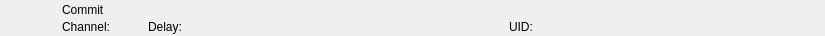
<?xml version="1.0" encoding="UTF-8"?>
<ui version="4.0">
 <class>RundownCommitWidget</class>
 <widget class="QWidget" name="RundownCommitWidget">
  <property name="geometry">
   <rect>
    <x>0</x>
    <y>0</y>
    <width>825</width>
    <height>36</height>
   </rect>
  </property>
  <layout class="QHBoxLayout" name="horizontalLayout">
   <property name="spacing">
    <number>0</number>
   </property>
   <property name="margin">
    <number>0</number>
   </property>
   <item>
    <widget class="QFrame" name="frameItem">
     <property name="sizePolicy">
      <sizepolicy hsizetype="Preferred" vsizetype="Fixed">
       <horstretch>0</horstretch>
       <verstretch>0</verstretch>
      </sizepolicy>
     </property>
     <property name="minimumSize">
      <size>
       <width>0</width>
       <height>36</height>
      </size>
     </property>
     <widget class="QLabel" name="labelIcon">
      <property name="geometry">
       <rect>
        <x>22</x>
        <y>2</y>
        <width>32</width>
        <height>32</height>
       </rect>
      </property>
      <property name="text">
       <string/>
      </property>
      <property name="pixmap">
       <pixmap resource="../Widgets.qrc">:/Graphics/Images/Commit.png</pixmap>
      </property>
      <property name="scaledContents">
       <bool>true</bool>
      </property>
     </widget>
     <widget class="QLabel" name="labelChannel">
      <property name="geometry">
       <rect>
        <x>62</x>
        <y>19</y>
        <width>77</width>
        <height>16</height>
       </rect>
      </property>
      <property name="text">
       <string>Channel:</string>
      </property>
     </widget>
     <widget class="QLabel" name="labelLabel">
      <property name="geometry">
       <rect>
        <x>62</x>
        <y>2</y>
        <width>561</width>
        <height>16</height>
       </rect>
      </property>
      <property name="text">
       <string>Commit</string>
      </property>
     </widget>
     <widget class="QLabel" name="labelColor">
      <property name="geometry">
       <rect>
        <x>0</x>
        <y>0</y>
        <width>18</width>
        <height>36</height>
       </rect>
      </property>
      <property name="text">
       <string/>
      </property>
     </widget>
     <widget class="QLabel" name="labelGroupColor">
      <property name="geometry">
       <rect>
        <x>0</x>
        <y>0</y>
        <width>6</width>
        <height>36</height>
       </rect>
      </property>
      <property name="text">
       <string/>
      </property>
     </widget>
     <widget class="QLabel" name="labelDevice">
      <property name="geometry">
       <rect>
        <x>240</x>
        <y>19</y>
        <width>260</width>
        <height>16</height>
       </rect>
      </property>
      <property name="text">
       <string></string>
      </property>
     </widget>
     <widget class="QLabel" name="labelDelay">
      <property name="geometry">
       <rect>
        <x>148</x>
        <y>19</y>
        <width>83</width>
        <height>16</height>
       </rect>
      </property>
      <property name="text">
       <string>Delay:</string>
      </property>
     </widget>
     <widget class="QLabel" name="labelRemoteTriggerId">
      <property name="geometry">
       <rect>
        <x>509</x>
        <y>19</y>
        <width>111</width>
        <height>16</height>
       </rect>
      </property>
      <property name="text">
       <string>UID:</string>
      </property>
     </widget>
    </widget>
   </item>
   <item>
    <widget class="QFrame" name="frameStatus">
     <property name="minimumSize">
      <size>
       <width>77</width>
       <height>0</height>
      </size>
     </property>
     <property name="maximumSize">
      <size>
       <width>77</width>
       <height>16777215</height>
      </size>
     </property>
     <widget class="QLabel" name="labelGpiConnected">
      <property name="geometry">
       <rect>
        <x>1</x>
        <y>2</y>
        <width>32</width>
        <height>32</height>
       </rect>
      </property>
      <property name="minimumSize">
       <size>
        <width>32</width>
        <height>32</height>
       </size>
      </property>
      <property name="maximumSize">
       <size>
        <width>32</width>
        <height>32</height>
       </size>
      </property>
      <property name="lineWidth">
       <number>0</number>
      </property>
      <property name="text">
       <string/>
      </property>
      <property name="pixmap">
       <pixmap resource="../Widgets.qrc">:/Graphics/Images/GpiConnected.png</pixmap>
      </property>
      <property name="scaledContents">
       <bool>true</bool>
      </property>
     </widget>
     <widget class="QLabel" name="labelDisconnected">
      <property name="geometry">
       <rect>
        <x>32</x>
        <y>2</y>
        <width>32</width>
        <height>32</height>
       </rect>
      </property>
      <property name="minimumSize">
       <size>
        <width>32</width>
        <height>32</height>
       </size>
      </property>
      <property name="maximumSize">
       <size>
        <width>32</width>
        <height>32</height>
       </size>
      </property>
      <property name="text">
       <string/>
      </property>
      <property name="pixmap">
       <pixmap resource="../Widgets.qrc">:/Graphics/Images/Disconnected.png</pixmap>
      </property>
      <property name="scaledContents">
       <bool>true</bool>
      </property>
     </widget>
     <widget class="QLabel" name="labelActiveColor">
      <property name="geometry">
       <rect>
        <x>69</x>
        <y>0</y>
        <width>8</width>
        <height>36</height>
       </rect>
      </property>
      <property name="minimumSize">
       <size>
        <width>8</width>
        <height>36</height>
       </size>
      </property>
      <property name="maximumSize">
       <size>
        <width>8</width>
        <height>36</height>
       </size>
      </property>
      <property name="text">
       <string/>
      </property>
     </widget>
    </widget>
   </item>
  </layout>
 </widget>
 <resources>
  <include location="../Widgets.qrc"/>
 </resources>
 <connections/>
 <slots>
  <slot>addToCombo()</slot>
 </slots>
</ui>
